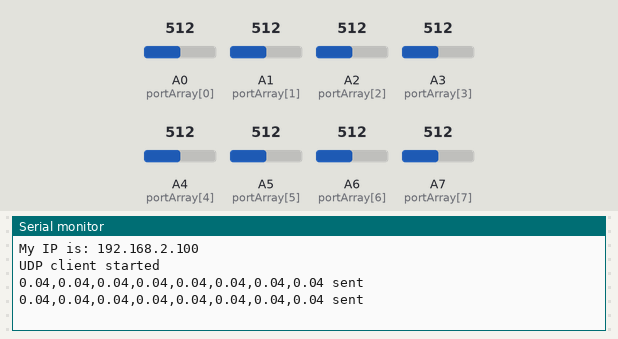
This sketch was run on a simulated Arduino Nano, built with avr-gcc and run on an emulated ATmega328P. Parts: the last lines printed to the serial monitor. Inputs (shaded band) come from the test bench; at power-on: A0 (portArray[0]) = 512, A1 (portArray[1]) = 512, A2 (portArray[2]) = 512, A3 (portArray[3]) = 512, A4 (portArray[4]) = 512, A5 (portArray[5]) = 512, A6 (portArray[6]) = 512, A7 (portArray[7]) = 512. WiFi joins after 1.5 s; servers stay silent unless stated.

Above: at 1.8 s.
1.9 s: A0 (portArray[0]) set to 716
At 2.8 s:
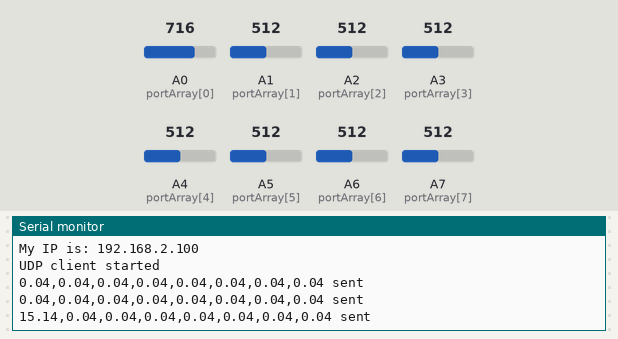
3.4 s: A1 (portArray[1]) set to 716
At 4.7 s:
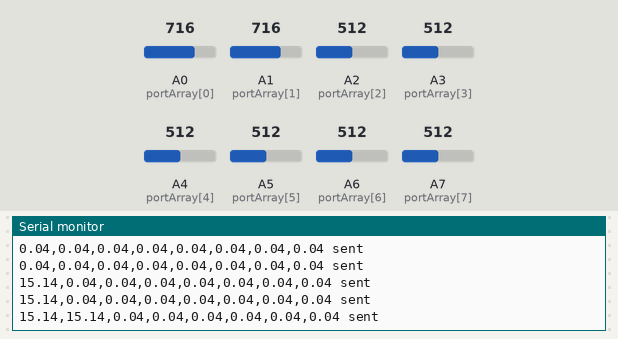
4.9 s: A2 (portArray[2]) set to 716
At 5.6 s:
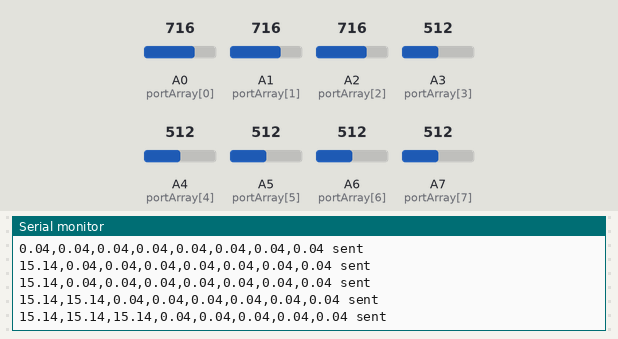
6.4 s: A3 (portArray[3]) set to 716
At 7.4 s:
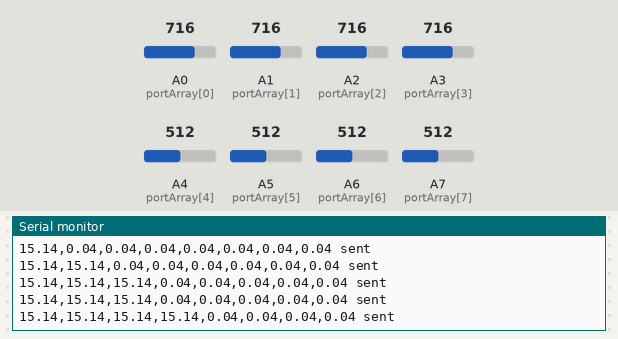
7.9 s: A4 (portArray[4]) set to 716
At 8.9 s:
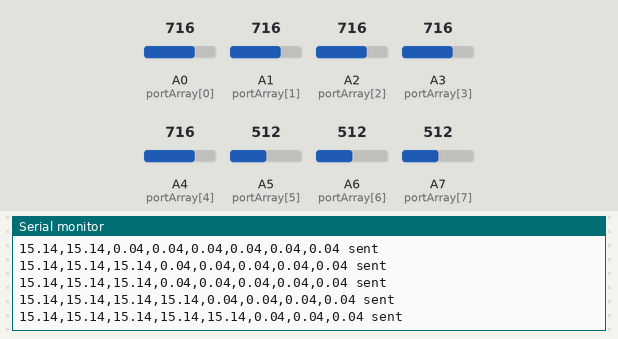
9.4 s: A5 (portArray[5]) set to 716
At 10.9 s:
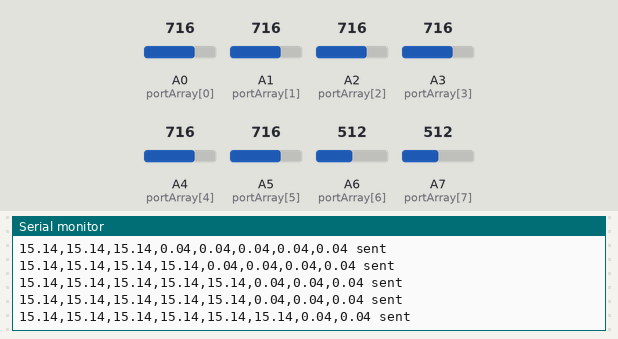

The sketch:

newINO.ino
```cpp
#include <SPI.h>
#include <UIPEthernet.h>

const float sensitivity = 0.066;  // Sensitivity of ACS712 sensor in volts per ampere

//CHANGE MAC
byte mac[] = { 0xDE, 0xAD, 0xBE, 0xEF, 0xFE, 0xED };
char packetBuffer[100];  // Buffer to store incoming packets
unsigned int packetSize;
IPAddress arduino_ip(192, 168, 2, 100);  // IP address of Arduino
IPAddress outIp(192, 168, 1, 100);       // replace with your destination's IP
unsigned int outPort = 8888;             // replace with your destination's port

EthernetUDP Udp;

int portArray[] = { A0, A1, A2, A3, A4, A5, A6, A7 };

void write_pin(int pin, int state);

String getReading() {
  String text = "";
  int adc = analogRead(portArray[0]);
  float voltage = adc * (5.0 / 1023.0);
  float current = (voltage - 2.5) / sensitivity;  // Convert voltage to current
  text += String(current);
  for (int i = 1; i < sizeof(portArray) / sizeof(portArray[0]); i++) {
    int adc = analogRead(portArray[i]);             // Read analog input
    float voltage = adc * (5.0 / 1023.0);           // Convert ADC value to voltage (assuming 5V Arduino)
    float current = (voltage - 2.5) / sensitivity;  // Convert voltage to current
    text += "," + String(current);
  }
  return text;
}

void setup() {
  Serial.begin(9600);
  Ethernet.begin(mac, arduino_ip);
  Serial.print("My IP is: ");
  Serial.println(Ethernet.localIP());
  Udp.begin(outPort);
  Serial.println("UDP client started");
}

void loop() {
  String data = getReading();
  Udp.beginPacket(outIp, outPort);
  Udp.write(data.c_str());
  Udp.endPacket();
  Serial.println(data + " sent");
  delay(1000);
}
```

Measured:
- after the input at 1.9 s, the serial monitor: prints a new line after 0.14 s (image 1)
- after the input at 3.4 s, the serial monitor: prints a new line after 0.64 s (image 2)
- after the input at 4.9 s, the serial monitor: prints a new line after 0.15 s (image 3)
- after the input at 6.4 s, the serial monitor: prints a new line after 0.66 s (image 4)
- after the input at 7.9 s, the serial monitor: prints a new line after 0.16 s (image 5)
- after the input at 9.4 s, the serial monitor: prints a new line after 0.67 s (image 6)
